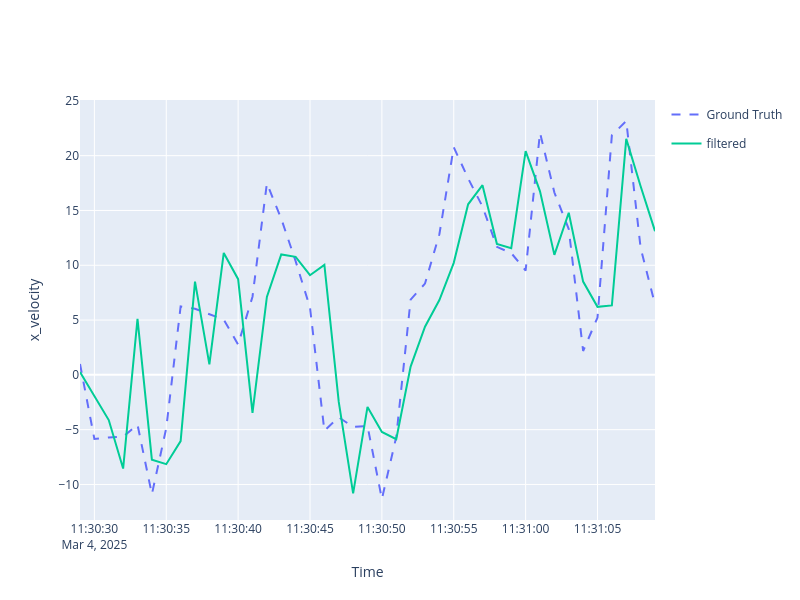

Here is the notebook cell this chart was saved with:
### Code cell
# ###Velocity plot
# We can also plot our estimate for the objects (x) velocity
# The 1D plot will enable us to better visualise how our particle smoothing functions
# alter the filtered track estimate by showing the changes to the particle paths.
# The particle paths can be added to the plot by setting plot_particle_paths=True. 
#
# We set mode='lines' to avoid large markers obstructing our view of the particle paths
x_vel_plotter.plot_tracks(track, [1], label='filtered', mode='lines',line=dict(color=colors_dict['track'])) 
x_vel_plotter.fig
